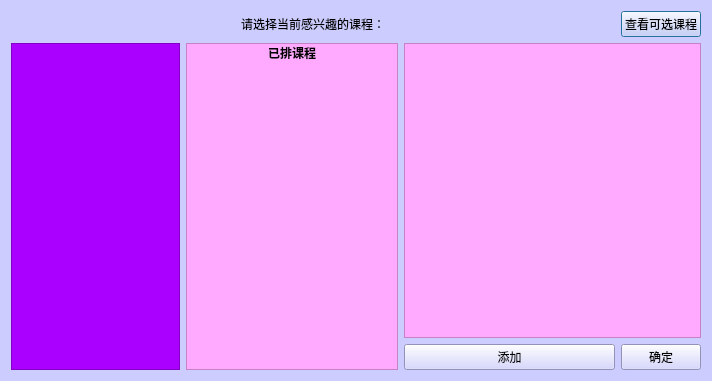
<?xml version="1.0" encoding="UTF-8"?>
<ui version="4.0">
 <class>SelectCoursesDialog</class>
 <widget class="QDialog" name="SelectCoursesDialog">
  <property name="geometry">
   <rect>
    <x>0</x>
    <y>0</y>
    <width>712</width>
    <height>381</height>
   </rect>
  </property>
  <property name="minimumSize">
   <size>
    <width>200</width>
    <height>150</height>
   </size>
  </property>
  <property name="windowTitle">
   <string>自由选课</string>
  </property>
  <property name="windowIcon">
   <iconset resource="resources.qrc">
    <normaloff>:/icons/choose.png</normaloff>:/icons/choose.png</iconset>
  </property>
  <property name="styleSheet">
   <string notr="true">background-color: #CCCCFF;</string>
  </property>
  <layout class="QGridLayout" name="gridLayout" columnstretch="8,10,10,0">
   <item row="1" column="2" colspan="2">
    <widget class="QTextEdit" name="selectedCourses">
     <property name="minimumSize">
      <size>
       <width>100</width>
       <height>80</height>
      </size>
     </property>
     <property name="styleSheet">
      <string notr="true">background-color: rgb(255, 170, 255);</string>
     </property>
    </widget>
   </item>
   <item row="0" column="3">
    <widget class="QPushButton" name="showcourses_btn">
     <property name="text">
      <string>查看可选课程</string>
     </property>
    </widget>
   </item>
   <item row="1" column="0" rowspan="2">
    <widget class="QListWidget" name="listWidget">
     <property name="styleSheet">
      <string notr="true">background-color: rgb(170, 0, 255);</string>
     </property>
    </widget>
   </item>
   <item row="2" column="2">
    <widget class="QPushButton" name="add_btn">
     <property name="text">
      <string>添加</string>
     </property>
    </widget>
   </item>
   <item row="0" column="0" colspan="3">
    <widget class="QLabel" name="label">
     <property name="text">
      <string>请选择当前感兴趣的课程：</string>
     </property>
     <property name="alignment">
      <set>Qt::AlignCenter</set>
     </property>
    </widget>
   </item>
   <item row="2" column="3">
    <widget class="QPushButton" name="confirm_btn">
     <property name="text">
      <string>确定</string>
     </property>
    </widget>
   </item>
   <item row="1" column="1" rowspan="2">
    <widget class="QListWidget" name="havedlist">
     <property name="styleSheet">
      <string notr="true">background-color: rgb(255, 170, 255);</string>
     </property>
     <item>
      <property name="text">
       <string>已排课程</string>
      </property>
      <property name="font">
       <font>
        <bold>true</bold>
       </font>
      </property>
      <property name="textAlignment">
       <set>AlignCenter</set>
      </property>
     </item>
    </widget>
   </item>
  </layout>
 </widget>
 <resources>
  <include location="resources.qrc"/>
 </resources>
 <connections/>
</ui>
